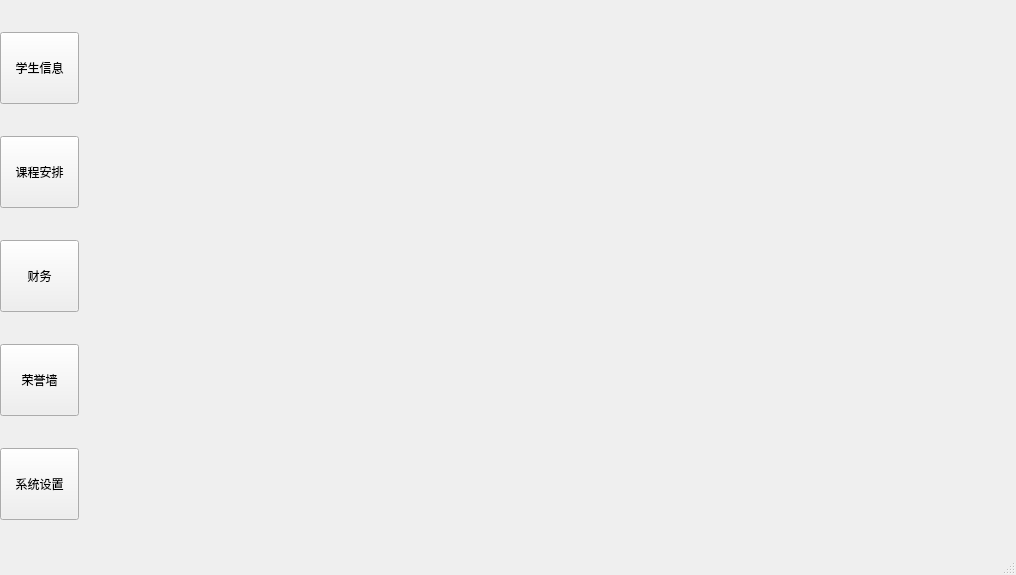
<?xml version="1.0" encoding="UTF-8"?>
<ui version="4.0">
 <class>MainWindow</class>
 <widget class="QMainWindow" name="MainWindow">
  <property name="geometry">
   <rect>
    <x>0</x>
    <y>0</y>
    <width>1016</width>
    <height>575</height>
   </rect>
  </property>
  <property name="windowTitle">
   <string>教学管理系统</string>
  </property>
  <property name="windowIcon">
   <iconset resource="img.qrc">
    <normaloff>:/img/img1.jpg</normaloff>:/img/img1.jpg</iconset>
  </property>
  <widget class="QWidget" name="centralwidget">
   <layout class="QHBoxLayout" name="horizontalLayout">
    <property name="spacing">
     <number>0</number>
    </property>
    <property name="leftMargin">
     <number>0</number>
    </property>
    <property name="topMargin">
     <number>0</number>
    </property>
    <property name="rightMargin">
     <number>0</number>
    </property>
    <property name="bottomMargin">
     <number>0</number>
    </property>
    <item>
     <widget class="QWidget" name="widget" native="true">
      <property name="minimumSize">
       <size>
        <width>80</width>
        <height>0</height>
       </size>
      </property>
      <layout class="QVBoxLayout" name="verticalLayout">
       <property name="spacing">
        <number>0</number>
       </property>
       <property name="leftMargin">
        <number>0</number>
       </property>
       <property name="topMargin">
        <number>0</number>
       </property>
       <property name="rightMargin">
        <number>1</number>
       </property>
       <property name="bottomMargin">
        <number>0</number>
       </property>
       <item>
        <widget class="QToolButton" name="btnStudent">
         <property name="minimumSize">
          <size>
           <width>64</width>
           <height>72</height>
          </size>
         </property>
         <property name="maximumSize">
          <size>
           <width>100</width>
           <height>72</height>
          </size>
         </property>
         <property name="text">
          <string>学生信息</string>
         </property>
         <property name="icon">
          <iconset resource="img.qrc">
           <normaloff>:/img/xueyuanxinxi.png</normaloff>:/img/xueyuanxinxi.png</iconset>
         </property>
         <property name="iconSize">
          <size>
           <width>40</width>
           <height>40</height>
          </size>
         </property>
         <property name="checkable">
          <bool>true</bool>
         </property>
         <property name="checked">
          <bool>false</bool>
         </property>
         <property name="toolButtonStyle">
          <enum>Qt::ToolButtonTextUnderIcon</enum>
         </property>
        </widget>
       </item>
       <item>
        <widget class="QToolButton" name="btnShedule">
         <property name="minimumSize">
          <size>
           <width>64</width>
           <height>72</height>
          </size>
         </property>
         <property name="maximumSize">
          <size>
           <width>100</width>
           <height>72</height>
          </size>
         </property>
         <property name="text">
          <string>课程安排</string>
         </property>
         <property name="icon">
          <iconset resource="img.qrc">
           <normaloff>:/img/kechengguanli.png</normaloff>:/img/kechengguanli.png</iconset>
         </property>
         <property name="iconSize">
          <size>
           <width>40</width>
           <height>40</height>
          </size>
         </property>
         <property name="checkable">
          <bool>true</bool>
         </property>
         <property name="checked">
          <bool>false</bool>
         </property>
         <property name="toolButtonStyle">
          <enum>Qt::ToolButtonTextUnderIcon</enum>
         </property>
        </widget>
       </item>
       <item>
        <widget class="QToolButton" name="btnFinance">
         <property name="minimumSize">
          <size>
           <width>64</width>
           <height>72</height>
          </size>
         </property>
         <property name="maximumSize">
          <size>
           <width>100</width>
           <height>72</height>
          </size>
         </property>
         <property name="text">
          <string>财务</string>
         </property>
         <property name="icon">
          <iconset resource="img.qrc">
           <normaloff>:/img/caiwuguanli.png</normaloff>:/img/caiwuguanli.png</iconset>
         </property>
         <property name="iconSize">
          <size>
           <width>40</width>
           <height>40</height>
          </size>
         </property>
         <property name="checkable">
          <bool>true</bool>
         </property>
         <property name="checked">
          <bool>false</bool>
         </property>
         <property name="toolButtonStyle">
          <enum>Qt::ToolButtonTextUnderIcon</enum>
         </property>
        </widget>
       </item>
       <item>
        <widget class="QToolButton" name="btnHonor">
         <property name="minimumSize">
          <size>
           <width>64</width>
           <height>72</height>
          </size>
         </property>
         <property name="maximumSize">
          <size>
           <width>100</width>
           <height>72</height>
          </size>
         </property>
         <property name="text">
          <string>荣誉墙</string>
         </property>
         <property name="icon">
          <iconset resource="img.qrc">
           <normaloff>:/img/rongyuqiang.png</normaloff>:/img/rongyuqiang.png</iconset>
         </property>
         <property name="iconSize">
          <size>
           <width>40</width>
           <height>40</height>
          </size>
         </property>
         <property name="checkable">
          <bool>true</bool>
         </property>
         <property name="checked">
          <bool>false</bool>
         </property>
         <property name="toolButtonStyle">
          <enum>Qt::ToolButtonTextUnderIcon</enum>
         </property>
        </widget>
       </item>
       <item>
        <widget class="QToolButton" name="btnSystemSetting">
         <property name="minimumSize">
          <size>
           <width>64</width>
           <height>72</height>
          </size>
         </property>
         <property name="maximumSize">
          <size>
           <width>100</width>
           <height>72</height>
          </size>
         </property>
         <property name="text">
          <string>系统设置</string>
         </property>
         <property name="icon">
          <iconset resource="img.qrc">
           <normaloff>:/img/xitongshezhi.png</normaloff>:/img/xitongshezhi.png</iconset>
         </property>
         <property name="iconSize">
          <size>
           <width>40</width>
           <height>40</height>
          </size>
         </property>
         <property name="checkable">
          <bool>true</bool>
         </property>
         <property name="checked">
          <bool>false</bool>
         </property>
         <property name="toolButtonStyle">
          <enum>Qt::ToolButtonTextUnderIcon</enum>
         </property>
        </widget>
       </item>
      </layout>
     </widget>
    </item>
    <item>
     <widget class="QStackedWidget" name="stackedWidget">
      <property name="frameShape">
       <enum>QFrame::NoFrame</enum>
      </property>
      <property name="currentIndex">
       <number>4</number>
      </property>
      <widget class="StudentWidget" name="pageStudent"/>
      <widget class="ScheduleWidget" name="pageShedule"/>
      <widget class="FinancialWidget" name="pageFinance"/>
      <widget class="HonorwallWidget" name="pageHonor"/>
      <widget class="Setting" name="pageSystemSetting"/>
     </widget>
    </item>
   </layout>
  </widget>
  <widget class="QStatusBar" name="statusbar"/>
 </widget>
 <customwidgets>
  <customwidget>
   <class>StudentWidget</class>
   <extends>QWidget</extends>
   <header>studentwidget.h</header>
   <container>1</container>
  </customwidget>
  <customwidget>
   <class>ScheduleWidget</class>
   <extends>QWidget</extends>
   <header>schedulewidget.h</header>
   <container>1</container>
  </customwidget>
  <customwidget>
   <class>FinancialWidget</class>
   <extends>QWidget</extends>
   <header>financialwidget.h</header>
   <container>1</container>
  </customwidget>
  <customwidget>
   <class>HonorwallWidget</class>
   <extends>QWidget</extends>
   <header location="global">honorwallwidget.h</header>
   <container>1</container>
  </customwidget>
  <customwidget>
   <class>Setting</class>
   <extends>QWidget</extends>
   <header location="global">setting.h</header>
   <container>1</container>
  </customwidget>
 </customwidgets>
 <resources>
  <include location="img.qrc"/>
 </resources>
 <connections/>
</ui>
